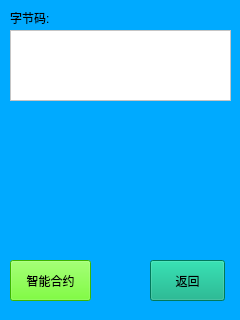
<?xml version="1.0" encoding="UTF-8"?>
<ui version="4.0">
 <class>contract</class>
 <widget class="QWidget" name="contract">
  <property name="geometry">
   <rect>
    <x>0</x>
    <y>0</y>
    <width>240</width>
    <height>320</height>
   </rect>
  </property>
  <property name="minimumSize">
   <size>
    <width>240</width>
    <height>320</height>
   </size>
  </property>
  <property name="maximumSize">
   <size>
    <width>240</width>
    <height>320</height>
   </size>
  </property>
  <property name="windowTitle">
   <string>Form</string>
  </property>
  <property name="styleSheet">
   <string notr="true">background-color: rgb(0, 170, 255);</string>
  </property>
  <widget class="QPushButton" name="pushButton">
   <property name="geometry">
    <rect>
     <x>10</x>
     <y>260</y>
     <width>81</width>
     <height>41</height>
    </rect>
   </property>
   <property name="styleSheet">
    <string notr="true">background-color: rgb(85, 255, 0);</string>
   </property>
   <property name="text">
    <string>智能合约</string>
   </property>
  </widget>
  <widget class="QPushButton" name="pushButton_return">
   <property name="geometry">
    <rect>
     <x>150</x>
     <y>260</y>
     <width>75</width>
     <height>41</height>
    </rect>
   </property>
   <property name="styleSheet">
    <string notr="true">background-color: rgb(0, 170, 127);</string>
   </property>
   <property name="text">
    <string>返回</string>
   </property>
  </widget>
  <widget class="QLabel" name="label">
   <property name="geometry">
    <rect>
     <x>10</x>
     <y>10</y>
     <width>54</width>
     <height>16</height>
    </rect>
   </property>
   <property name="text">
    <string>字节码:</string>
   </property>
  </widget>
  <widget class="QTextEdit" name="textEdit">
   <property name="geometry">
    <rect>
     <x>10</x>
     <y>30</y>
     <width>221</width>
     <height>71</height>
    </rect>
   </property>
   <property name="styleSheet">
    <string notr="true">background-color: rgb(255, 255, 255);</string>
   </property>
  </widget>
 </widget>
 <resources/>
 <connections/>
</ui>
